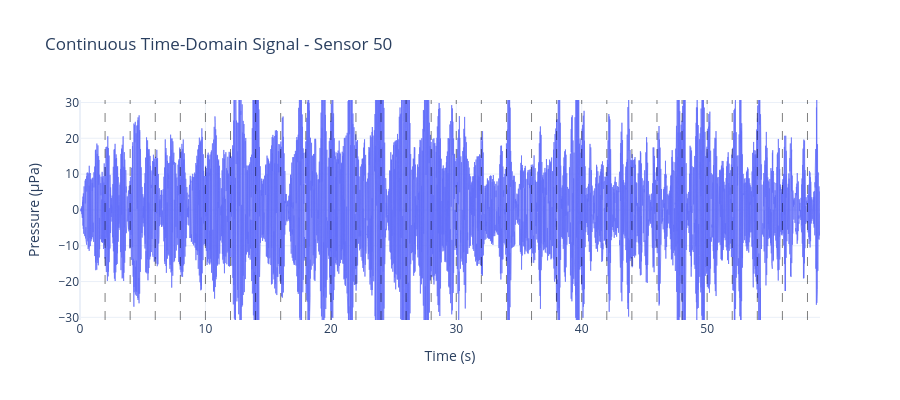
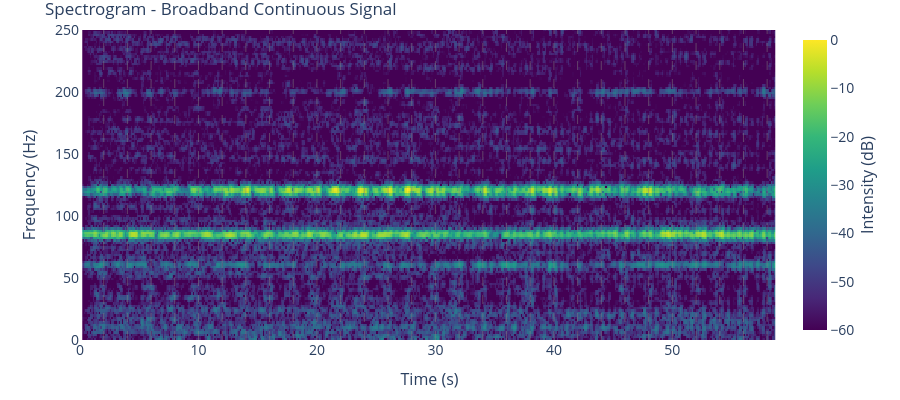

Notebook code for these charts, in order:
### Markdown cell above
## 12. Visualise Time-Domain Signal and Spectrogram

Plot the continuous time-domain signal and its spectrogram. Red dashed lines mark timestep boundaries where the propagation transfer function is updated.

**Important**: The spectrogram uses proper PSD scaling (dB re 1 µPa²/Hz) for underwater acoustics.

### Code cell
boundary_times_s = _timestep_boundaries(SIM_PARAMS)
signal_real = _real(continuous_signal)

# Plot 1: Time-domain signal
fig_time = go.Figure()
fig_time.add_trace(
    go.Scatter(x=time_axis, y=signal_real, mode="lines", line=dict(width=1), opacity=0.7)
)
fig_time.update_yaxes(
    range=[np.percentile(signal_real, 1), np.percentile(signal_real, 99)],
    title_text="Pressure (µPa)",
)
fig_time.update_xaxes(title_text="Time (s)")
_add_vlines(fig_time, boundary_times_s)

fig_time.update_layout(
    title=f"Continuous Time-Domain Signal - Sensor {SENSOR_TO_ANALYZE}",
    template="plotly_white",
    height=400,
    width=900,
)
fig_time.show()

# Plot 2: Spectrogram (use plotter helper)
fig_spec = plot_spectrogram(
    signal_real,
    int(SIGNAL_PARAMS["sampling_rate_hz"]),
    n_fft=256,
    hop_length=64,
    y_lim=(0, SIGNAL_PARAMS["sampling_rate_hz"] / 2),
    yaxis_format="hz",
    fig_size=(9, 4),
)
_add_vlines(fig_spec, boundary_times_s, line_style={"line_color": "grey"})
fig_spec.update_layout(title="Spectrogram - Broadband Continuous Signal")
fig_spec.show()

### Figure 1 — Plotly figure (JSON) as saved in the notebook; plotly's stock layout.template omitted (floating-point values rounded to 4 significant figures; data arrays with more than 128 entries replaced by an {"elided": "..."} marker saying what was removed)
{"data": [{"line": {"width": 1}, "mode": "lines", "opacity": 0.7, "type": "scatter", "x": {"elided": "29500 float values"}, "y": {"elided": "29500 float values"}}], "layout": {"height": 400, "shapes": [{"line": {"color": "black", "dash": "dash", "width": 1}, "opacity": 0.5, "type": "line", "x0": 2, "x1": 2, "xref": "x", "y0": 0, "y1": 1, "yref": "y domain"}, {"line": {"color": "black", "dash": "dash", "width": 1}, "opacity": 0.5, "type": "line", "x0": 4, "x1": 4, "xref": "x", "y0": 0, "y1": 1, "yref": "y domain"}, {"line": {"color": "black", "dash": "dash", "width": 1}, "opacity": 0.5, "type": "line", "x0": 6, "x1": 6, "xref": "x", "y0": 0, "y1": 1, "yref": "y domain"}, {"line": {"color": "black", "dash": "dash", "width": 1}, "opacity": 0.5, "type": "line", "x0": 8, "x1": 8, "xref": "x", "y0": 0, "y1": 1, "yref": "y domain"}, {"line": {"color": "black", "dash": "dash", "width": 1}, "opacity": 0.5, "type": "line", "x0": 10, "x1": 10, "xref": "x", "y0": 0, "y1": 1, "yref": "y domain"}, {"line": {"color": "black", "dash": "dash", "width": 1}, "opacity": 0.5, "type": "line", "x0": 12, "x1": 12, "xref": "x", "y0": 0, "y1": 1, "yref": "y domain"}, {"line": {"color": "black", "dash": "dash", "width": 1}, "opacity": 0.5, "type": "line", "x0": 14, "x1": 14, "xref": "x", "y0": 0, "y1": 1, "yref": "y domain"}, {"line": {"color": "black", "dash": "dash", "width": 1}, "opacity": 0.5, "type": "line", "x0": 16, "x1": 16, "xref": "x", "y0": 0, "y1": 1, "yref": "y domain"}, {"line": {"color": "black", "dash": "dash", "width": 1}, "opacity": 0.5, "type": "line", "x0": 18, "x1": 18, "xref": "x", "y0": 0, "y1": 1, "yref": "y domain"}, {"line": {"color": "black", "dash": "dash", "width": 1}, "opacity": 0.5, "type": "line", "x0": 20, "x1": 20, "xref": "x", "y0": 0, "y1": 1, "yref": "y domain"}, {"line": {"color": "black", "dash": "dash", "width": 1}, "opacity": 0.5, "type": "line", "x0": 22, "x1": 22, "xref": "x", "y0": 0, "y1": 1, "yref": "y domain"}, {"line": {"color": "black", "dash": "dash", "width": 1}, "opacity": 0.5, "type": "line", "x0": 24, "x1": 24, "xref": "x", "y0": 0, "y1": 1, "yref": "y domain"}, {"line": {"color": "black", "dash": "dash", "width": 1}, "opacity": 0.5, "type": "line", "x0": 26, "x1": 26, "xref": "x", "y0": 0, "y1": 1, "yref": "y domain"}, {"line": {"color": "black", "dash": "dash", "width": 1}, "opacity": 0.5, "type": "line", "x0": 28, "x1": 28, "xref": "x", "y0": 0, "y1": 1, "yref": "y domain"}, {"line": {"color": "black", "dash": "dash", "width": 1}, "opacity": 0.5, "type": "line", "x0": 30, "x1": 30, "xref": "x", "y0": 0, "y1": 1, "yref": "y domain"}, {"line": {"color": "black", "dash": "dash", "width": 1}, "opacity": 0.5, "type": "line", "x0": 32, "x1": 32, "xref": "x", "y0": 0, "y1": 1, "yref": "y domain"}, {"line": {"color": "black", "dash": "dash", "width": 1}, "opacity": 0.5, "type": "line", "x0": 34, "x1": 34, "xref": "x", "y0": 0, "y1": 1, "yref": "y domain"}, {"line": {"color": "black", "dash": "dash", "width": 1}, "opacity": 0.5, "type": "line", "x0": 36, "x1": 36, "xref": "x", "y0": 0, "y1": 1, "yref": "y domain"}, {"line": {"color": "black", "dash": "dash", "width": 1}, "opacity": 0.5, "type": "line", "x0": 38, "x1": 38, "xref": "x", "y0": 0, "y1": 1, "yref": "y domain"}, {"line": {"color": "black", "dash": "dash", "width": 1}, "opacity": 0.5, "type": "line", "x0": 40, "x1": 40, "xref": "x", "y0": 0, "y1": 1, "yref": "y domain"}, {"line": {"color": "black", "dash": "dash", "width": 1}, "opacity": 0.5, "type": "line", "x0": 42, "x1": 42, "xref": "x", "y0": 0, "y1": 1, "yref": "y domain"}, {"line": {"color": "black", "dash": "dash", "width": 1}, "opacity": 0.5, "type": "line", "x0": 44, "x1": 44, "xref": "x", "y0": 0, "y1": 1, "yref": "y domain"}, {"line": {"color": "black", "dash": "dash", "width": 1}, "opacity": 0.5, "type": "line", "x0": 46, "x1": 46, "xref": "x", "y0": 0, "y1": 1, "yref": "y domain"}, {"line": {"color": "black", "dash": "dash", "width": 1}, "opacity": 0.5, "type": "line", "x0": 48, "x1": 48, "xref": "x", "y0": 0, "y1": 1, "yref": "y domain"}, {"line": {"color": "black", "dash": "dash", "width": 1}, "opacity": 0.5, "type": "line", "x0": 50, "x1": 50, "xref": "x", "y0": 0, "y1": 1, "yref": "y domain"}, {"line": {"color": "black", "dash": "dash", "width": 1}, "opacity": 0.5, "type": "line", "x0": 52, "x1": 52, "xref": "x", "y0": 0, "y1": 1, "yref": "y domain"}, {"line": {"color": "black", "dash": "dash", "width": 1}, "opacity": 0.5, "type": "line", "x0": 54, "x1": 54, "xref": "x", "y0": 0, "y1": 1, "yref": "y domain"}, {"line": {"color": "black", "dash": "dash", "width": 1}, "opacity": 0.5, "type": "line", "x0": 56, "x1": 56, "xref": "x", "y0": 0, "y1": 1, "yref": "y domain"}, {"line": {"color": "black", "dash": "dash", "width": 1}, "opacity": 0.5, "type": "line", "x0": 58, "x1": 58, "xref": "x", "y0": 0, "y1": 1, "yref": "y domain"}], "title": {"text": "Continuous Time-Domain Signal - Sensor 50"}, "width": 900, "xaxis": {"title": {"text": "Time (s)"}}, "yaxis": {"range": [-30.74, 30.7], "title": {"text": "Pressure (µPa)"}}}}

### Figure 2 — Plotly figure (JSON) as saved in the notebook; plotly's stock layout.template omitted (floating-point values rounded to 4 significant figures; data arrays with more than 128 entries replaced by an {"elided": "..."} marker saying what was removed)
{"data": [{"colorbar": {"len": 1, "thickness": 24, "tickfont": {"size": 14}, "title": {"font": {"size": 16}, "side": "right", "text": "Intensity (dB)"}}, "colorscale": [[0, "#440154"], [0.1111, "#482878"], [0.2222, "#3e4989"], [0.3333, "#31688e"], [0.4444, "#26828e"], [0.5556, "#1f9e89"], [0.6667, "#35b779"], [0.7778, "#6ece58"], [0.8889, "#b5de2b"], [1, "#fde725"]], "type": "heatmap", "x": {"elided": "457 float values"}, "y": {"elided": "129 float values"}, "z": {"elided": "129x457 float values"}, "zmax": 0, "zmin": -60}], "layout": {"height": 400, "margin": {"b": 60, "l": 80, "r": 80, "t": 30}, "paper_bgcolor": "white", "plot_bgcolor": "white", "shapes": [{"line": {"color": "grey", "dash": "dash", "width": 1}, "opacity": 0.5, "type": "line", "x0": 2, "x1": 2, "xref": "x", "y0": 0, "y1": 1, "yref": "y domain"}, {"line": {"color": "grey", "dash": "dash", "width": 1}, "opacity": 0.5, "type": "line", "x0": 4, "x1": 4, "xref": "x", "y0": 0, "y1": 1, "yref": "y domain"}, {"line": {"color": "grey", "dash": "dash", "width": 1}, "opacity": 0.5, "type": "line", "x0": 6, "x1": 6, "xref": "x", "y0": 0, "y1": 1, "yref": "y domain"}, {"line": {"color": "grey", "dash": "dash", "width": 1}, "opacity": 0.5, "type": "line", "x0": 8, "x1": 8, "xref": "x", "y0": 0, "y1": 1, "yref": "y domain"}, {"line": {"color": "grey", "dash": "dash", "width": 1}, "opacity": 0.5, "type": "line", "x0": 10, "x1": 10, "xref": "x", "y0": 0, "y1": 1, "yref": "y domain"}, {"line": {"color": "grey", "dash": "dash", "width": 1}, "opacity": 0.5, "type": "line", "x0": 12, "x1": 12, "xref": "x", "y0": 0, "y1": 1, "yref": "y domain"}, {"line": {"color": "grey", "dash": "dash", "width": 1}, "opacity": 0.5, "type": "line", "x0": 14, "x1": 14, "xref": "x", "y0": 0, "y1": 1, "yref": "y domain"}, {"line": {"color": "grey", "dash": "dash", "width": 1}, "opacity": 0.5, "type": "line", "x0": 16, "x1": 16, "xref": "x", "y0": 0, "y1": 1, "yref": "y domain"}, {"line": {"color": "grey", "dash": "dash", "width": 1}, "opacity": 0.5, "type": "line", "x0": 18, "x1": 18, "xref": "x", "y0": 0, "y1": 1, "yref": "y domain"}, {"line": {"color": "grey", "dash": "dash", "width": 1}, "opacity": 0.5, "type": "line", "x0": 20, "x1": 20, "xref": "x", "y0": 0, "y1": 1, "yref": "y domain"}, {"line": {"color": "grey", "dash": "dash", "width": 1}, "opacity": 0.5, "type": "line", "x0": 22, "x1": 22, "xref": "x", "y0": 0, "y1": 1, "yref": "y domain"}, {"line": {"color": "grey", "dash": "dash", "width": 1}, "opacity": 0.5, "type": "line", "x0": 24, "x1": 24, "xref": "x", "y0": 0, "y1": 1, "yref": "y domain"}, {"line": {"color": "grey", "dash": "dash", "width": 1}, "opacity": 0.5, "type": "line", "x0": 26, "x1": 26, "xref": "x", "y0": 0, "y1": 1, "yref": "y domain"}, {"line": {"color": "grey", "dash": "dash", "width": 1}, "opacity": 0.5, "type": "line", "x0": 28, "x1": 28, "xref": "x", "y0": 0, "y1": 1, "yref": "y domain"}, {"line": {"color": "grey", "dash": "dash", "width": 1}, "opacity": 0.5, "type": "line", "x0": 30, "x1": 30, "xref": "x", "y0": 0, "y1": 1, "yref": "y domain"}, {"line": {"color": "grey", "dash": "dash", "width": 1}, "opacity": 0.5, "type": "line", "x0": 32, "x1": 32, "xref": "x", "y0": 0, "y1": 1, "yref": "y domain"}, {"line": {"color": "grey", "dash": "dash", "width": 1}, "opacity": 0.5, "type": "line", "x0": 34, "x1": 34, "xref": "x", "y0": 0, "y1": 1, "yref": "y domain"}, {"line": {"color": "grey", "dash": "dash", "width": 1}, "opacity": 0.5, "type": "line", "x0": 36, "x1": 36, "xref": "x", "y0": 0, "y1": 1, "yref": "y domain"}, {"line": {"color": "grey", "dash": "dash", "width": 1}, "opacity": 0.5, "type": "line", "x0": 38, "x1": 38, "xref": "x", "y0": 0, "y1": 1, "yref": "y domain"}, {"line": {"color": "grey", "dash": "dash", "width": 1}, "opacity": 0.5, "type": "line", "x0": 40, "x1": 40, "xref": "x", "y0": 0, "y1": 1, "yref": "y domain"}, {"line": {"color": "grey", "dash": "dash", "width": 1}, "opacity": 0.5, "type": "line", "x0": 42, "x1": 42, "xref": "x", "y0": 0, "y1": 1, "yref": "y domain"}, {"line": {"color": "grey", "dash": "dash", "width": 1}, "opacity": 0.5, "type": "line", "x0": 44, "x1": 44, "xref": "x", "y0": 0, "y1": 1, "yref": "y domain"}, {"line": {"color": "grey", "dash": "dash", "width": 1}, "opacity": 0.5, "type": "line", "x0": 46, "x1": 46, "xref": "x", "y0": 0, "y1": 1, "yref": "y domain"}, {"line": {"color": "grey", "dash": "dash", "width": 1}, "opacity": 0.5, "type": "line", "x0": 48, "x1": 48, "xref": "x", "y0": 0, "y1": 1, "yref": "y domain"}, {"line": {"color": "grey", "dash": "dash", "width": 1}, "opacity": 0.5, "type": "line", "x0": 50, "x1": 50, "xref": "x", "y0": 0, "y1": 1, "yref": "y domain"}, {"line": {"color": "grey", "dash": "dash", "width": 1}, "opacity": 0.5, "type": "line", "x0": 52, "x1": 52, "xref": "x", "y0": 0, "y1": 1, "yref": "y domain"}, {"line": {"color": "grey", "dash": "dash", "width": 1}, "opacity": 0.5, "type": "line", "x0": 54, "x1": 54, "xref": "x", "y0": 0, "y1": 1, "yref": "y domain"}, {"line": {"color": "grey", "dash": "dash", "width": 1}, "opacity": 0.5, "type": "line", "x0": 56, "x1": 56, "xref": "x", "y0": 0, "y1": 1, "yref": "y domain"}, {"line": {"color": "grey", "dash": "dash", "width": 1}, "opacity": 0.5, "type": "line", "x0": 58, "x1": 58, "xref": "x", "y0": 0, "y1": 1, "yref": "y domain"}], "title": {"text": "Spectrogram - Broadband Continuous Signal"}, "width": 900, "xaxis": {"range": [0, 59], "showgrid": false, "tickfont": {"size": 14}, "title": {"font": {"size": 16}, "text": "Time (s)"}}, "yaxis": {"range": [0, 250], "showgrid": false, "tickfont": {"size": 14}, "title": {"font": {"size": 16}, "text": "Frequency (Hz)"}}}}
